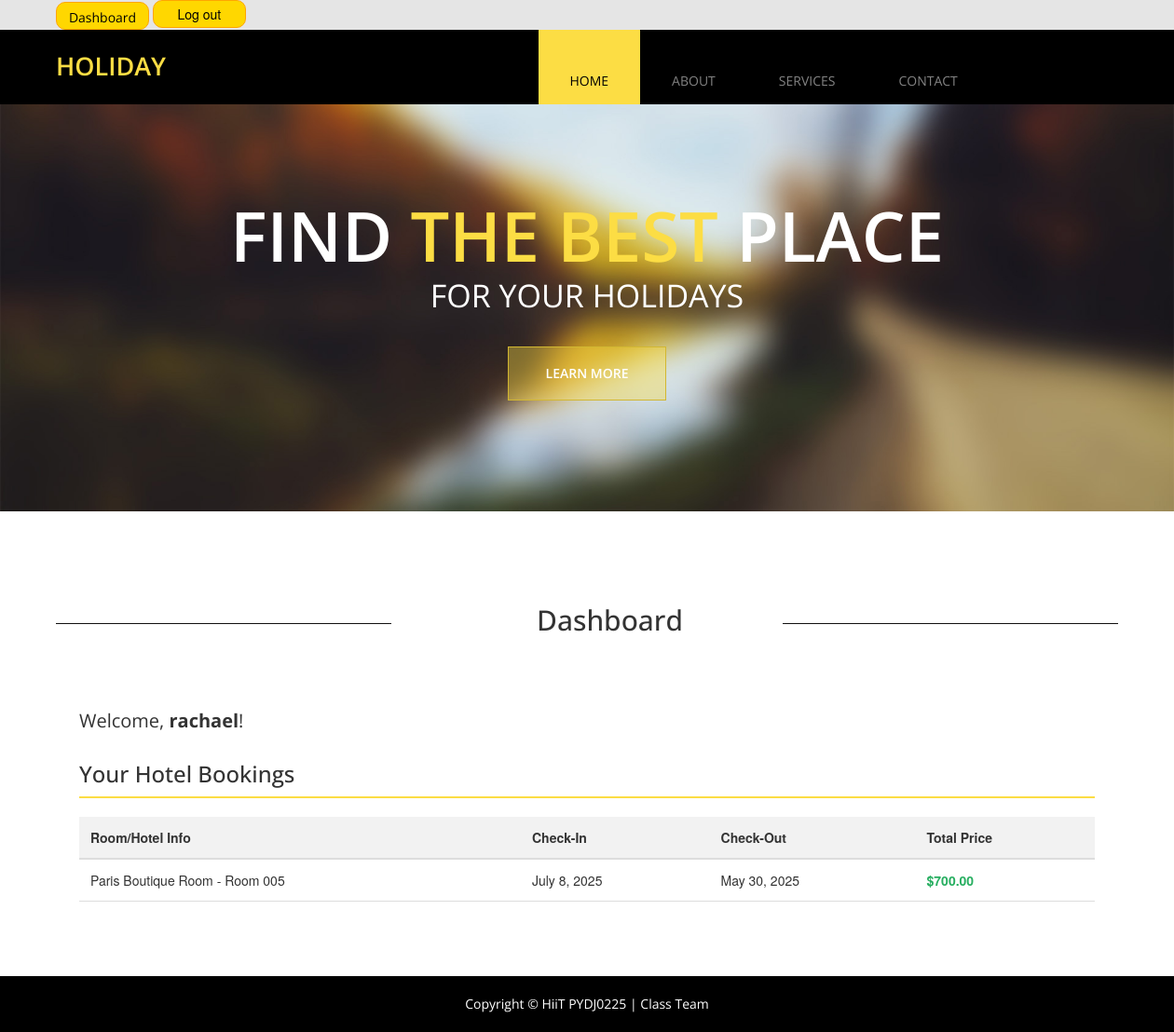
The page /dashboard (signed in) on the database its author committed.
### reservations/models.py (models this page shows, shortened)
class Booking(models.Model):
    user = models.ForeignKey(User, on_delete=models.CASCADE, related_name="reservation_bookings")
    room = models.ForeignKey(Room, on_delete=models.CASCADE, related_name="reservations")
    check_in = models.DateField()
    check_out = models.DateField()
    total_amount = models.DecimalField(max_digits=10, decimal_places=2)
    paystack_reference = models.CharField(max_length=100, unique=True, blank=True, null=True)
    is_paid = models.BooleanField(default=False)
    created_at = models.DateTimeField(auto_now_add=True)

class Room(models.Model):
    HOTEL_CATEGORIES = (
        ('new_york', 'New York Luxury Suite'),
        ('paris', 'Paris Boutique Room'),
        ('shangrila', 'Shangri-La'),
        ('chatrium', 'Chatrium'),
        ('fourseasons', 'Four Seasons'),
        ('hilton', 'Hilton'),
    )
    room_number = models.CharField("Room/ID Number", max_length=10, unique=True)
    category = models.CharField(max_length=20, choices=HOTEL_CATEGORIES, default='hilton')
    price_per_night = models.DecimalField("Price per Night ($)", max_digits=10, decimal_places=2)
    is_available = models.BooleanField(default=True)
    description = models.TextField(blank=True, null=True)
    def __str__(self):
        return f"{self.get_category_display()} - Room {self.room_number}"

### pages/views.py (the view)
# urls.py: path("dashboard", Dashboard,name="registration"),
def Dashboard(request):
     if request.user.is_authenticated:
          from reservations.models import Booking
          user_bookings = Booking.objects.filter(user=request.user)
          data = {
              "pagetitle": "User Dashboard",
              "bookings": user_bookings  # Passing data to our template loop
          }
          return render(request, "registration/dashboard.html", data)
     else:
          data = {"pagetitle": "404 error"}
          return render(request, "registration/nologin.html", data)

### templates/registration/dashboard.html
{%extends "base.html"%}
{%load static%}
{%block home_pagecontent%}
<section class="tm-white-bg section-padding-bottom">
    <div class="container">
        <div class="row">
            <div class="tm-section-header section-margin-top">
                <div class="col-lg-4 col-md-3 col-sm-3"><hr></div>
                <div class="col-lg-4 col-md-6 col-sm-6">
                    <h2 class="tm-section-titel" style="margin-left:35%;">Dashboard</h2>
                </div>
                <div class="col-lg-4 col-md-3 col-sm-3"><hr></div>
            </div>
        </div>
    </div>
    <div class="container" style="padding: 0 40px;">
        <div class="row">
            <div class="col-lg-12 fs-4" style="font-size:20px; font-family: Lora, sans-serif; margin-bottom: 30px;">
                <p>Welcome, <strong>{{request.user.username}}</strong>!</p>
            </div>
        </div>
        <div class="row">
            <div class="col-lg-12">
                <h3 style="margin-bottom: 20px; border-bottom: 2px solid #FCDD44; padding-bottom: 10px;">Your Hotel Bookings</h3>
                {% if bookings %}
                    <div class="table-responsive">
                        <table class="table" style="width:100%; border-collapse: collapse;">
                            <thead>
                                <tr style="background-color: #f2f2f2; text-align: left;">
                                    <th style="padding: 12px; border-bottom: 2px solid #ddd;">Room/Hotel Info</th>
                                    <th style="padding: 12px; border-bottom: 2px solid #ddd;">Check-In</th>
                                    <th style="padding: 12px; border-bottom: 2px solid #ddd;">Check-Out</th>
                                    <th style="padding: 12px; border-bottom: 2px solid #ddd;">Total Price</th>
                                </tr>
                            </thead>
                            <tbody>
                                {% for booking in bookings %}
                                    <tr>
                                        <td style="padding: 12px; border-bottom: 1px solid #ddd;">{{ booking.room }}</td>
                                        <td style="padding: 12px; border-bottom: 1px solid #ddd;">{{ booking.check_in }}</td>
                                        <td style="padding: 12px; border-bottom: 1px solid #ddd;">{{ booking.check_out }}</td>
                                        <td style="padding: 12px; border-bottom: 1px solid #ddd; font-weight: bold; color: #27ae60;">${{ booking.total_amount }}</td>
                                    </tr>
                                {% endfor %}
                            </tbody>
                        </table>
                    </div>
                {% else %}
                    <div class="alert alert-info" style="background-color: #f4f6f7; padding: 15px; border-radius: 4px;">
                        <p style="margin: 0;">You haven't made any reservations yet.</p>
                    </div>
                {% endif %}
            </div>
        </div>
    </div>
</section>
{%endblock%}

### static/css/templatemo-style.css (style rules this page uses)
ul,p { margin: 0; padding: 0; }
h1,h2,h3 { margin: 0; padding: 0; }
h1,h2,h3,a,p { font-family: 'Open Sans', sans-serif; }
body { overflow-x: hidden; }
.tm-gray-bg { background-color: #E5E5E5; }
.tm-white-bg { background-color: #fff; }
.section-margin-top { margin-top: 100px; }
hr { border-top: 1px solid #111010; }
.tm-section-header { margin-bottom: 70px; overflow: hidden; }
.section-padding-bottom { padding-bottom: 60px; }

### rows shown on the page
Booking: room "Paris Boutique Room - Room 005", check_in "July 8, 2025", check_out "May 30, 2025", total_amount "700.00"

### other values the page prints
{{ request.user.username }} "rachael"
